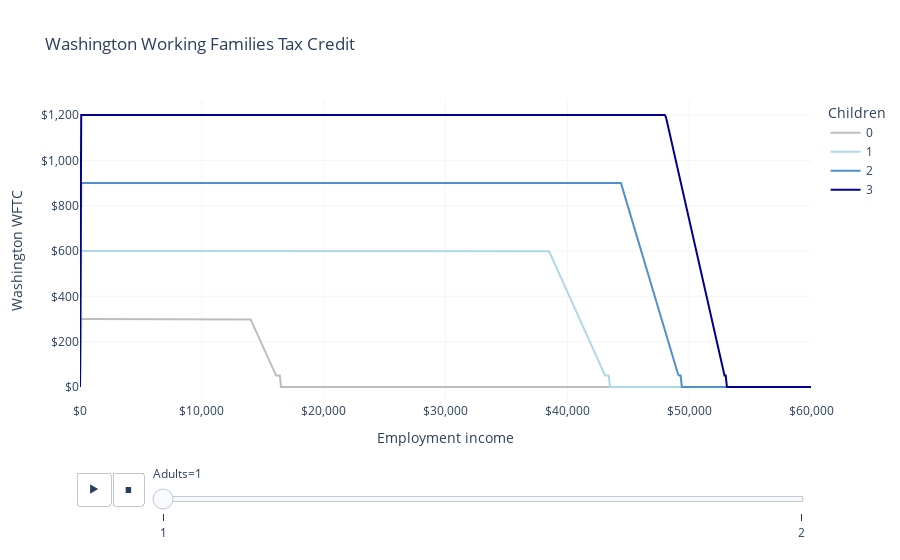

Write notebook code for a chart like this one.
### Markdown cell above
# Washington Working Families Tax Credit

In 2008, the Washington State Legislature enacted the Working Families Tax Credit (WFTC, also called the Working Families Tax Exemption), but it was not funded until 2021, when Governor Jay Inslee signed [HB 1297](https://app.leg.wa.gov/billsummary?BillNumber=1297&Year=2021&Initiative=false) / [SB 5387](https://app.leg.wa.gov/billsummary?BillNumber=5387&Chamber=Senate&Year=2021).
The WFTC provides up to \$1,200 to filers who are eligible for the Earned Income Tax Credit, or who would be if their children had Social Security Numbers rather than Individual Taxpayer Identification Numbers.
Washington will deliver the first WFTC payments in 2023, based on 2022 tax returns.

## Examples

### Code cell
from policyengine_us import IndividualSim
import pandas as pd
import plotly.express as px

LIGHT_GRAY = "#F5F5F5"
GRAY = "#BDBDBD"
BLUE = "#5091cc"
LIGHT_BLUE = "lightblue"
DARK_BLUE = "darkblue"

COLOR_MAP = {"0": GRAY, "1": LIGHT_BLUE, "2": BLUE, "3": DARK_BLUE}


def make_wftc(adults, children):
    sim = IndividualSim(year=2022)
    sim.add_person(name="head", age=25)
    members = ["head"]
    if adults == 2:
        sim.add_person(name="spouse")
        members += ["spouse"]
    for i in range(children):
        child = "child{}".format(i)
        sim.add_person(name=child, age=6)
        members += [child]
    sim.add_tax_unit(name="tax_unit", members=members)
    sim.add_spm_unit(name="spm_unit", members=members)
    sim.add_household(name="household", members=members, state_code="WA")
    sim.vary("employment_income", max=60_000, step=100)
    return pd.DataFrame(
        dict(
            employment_income=sim.calc("employment_income")[0],
            wa_wftc=sim.calc("wa_working_families_tax_credit")[0].round(),
            mtr=-sim.deriv(
                "wa_working_families_tax_credit",
                "employment_income",
                wrt_target="head",
            ),
            adults=adults,
            children=str(children),
        )
    )


# Make a table of WFTCs for different numbers of adults and children.
l = []
for adults in range(1, 3):
    for children in range(0, 4):
        l.append(make_wftc(adults, children))

df = pd.concat(l)

LABELS = dict(
    employment_income="Employment income",
    mtr="Marginal tax rate of Washington WFTC",
    adults="Adults",
    children="Children",
    wa_wftc="Washington WFTC",
)

fig = px.line(
    df,
    "employment_income",
    "wa_wftc",
    color="children",
    animation_frame="adults",
    labels=LABELS,
    title="Washington Working Families Tax Credit",
    color_discrete_map=COLOR_MAP,
)
fig.update_layout(
    xaxis_tickformat="$,",
    yaxis_tickformat="$,",
    plot_bgcolor="white",
    xaxis_gridcolor=LIGHT_GRAY,
    yaxis_gridcolor=LIGHT_GRAY,
)
fig.show()

### Figure 1 — Plotly figure (JSON) as saved in the notebook; plotly's stock layout.template omitted (floating-point values rounded to 4 significant figures; data arrays with more than 128 entries replaced by an {"elided": "..."} marker saying what was removed)
{"data": [{"hovertemplate": "Children=0<br>Adults=1<br>Employment income=%{x}<br>Washington WFTC=%{y}<extra></extra>", "legendgroup": "0", "line": {"color": "#BDBDBD", "dash": "solid"}, "marker": {"symbol": "circle"}, "mode": "lines", "name": "0", "orientation": "v", "showlegend": true, "type": "scatter", "x": {"elided": "601 int values"}, "xaxis": "x", "y": {"elided": "601 int values"}, "yaxis": "y"}, {"hovertemplate": "Children=1<br>Adults=1<br>Employment income=%{x}<br>Washington WFTC=%{y}<extra></extra>", "legendgroup": "1", "line": {"color": "lightblue", "dash": "solid"}, "marker": {"symbol": "circle"}, "mode": "lines", "name": "1", "orientation": "v", "showlegend": true, "type": "scatter", "x": {"elided": "601 int values"}, "xaxis": "x", "y": {"elided": "601 int values"}, "yaxis": "y"}, {"hovertemplate": "Children=2<br>Adults=1<br>Employment income=%{x}<br>Washington WFTC=%{y}<extra></extra>", "legendgroup": "2", "line": {"color": "#5091cc", "dash": "solid"}, "marker": {"symbol": "circle"}, "mode": "lines", "name": "2", "orientation": "v", "showlegend": true, "type": "scatter", "x": {"elided": "601 int values"}, "xaxis": "x", "y": {"elided": "601 int values"}, "yaxis": "y"}, {"hovertemplate": "Children=3<br>Adults=1<br>Employment income=%{x}<br>Washington WFTC=%{y}<extra></extra>", "legendgroup": "3", "line": {"color": "darkblue", "dash": "solid"}, "marker": {"symbol": "circle"}, "mode": "lines", "name": "3", "orientation": "v", "showlegend": true, "type": "scatter", "x": {"elided": "601 int values"}, "xaxis": "x", "y": {"elided": "601 int values"}, "yaxis": "y"}], "layout": {"legend": {"title": {"text": "Children"}, "tracegroupgap": 0}, "plot_bgcolor": "white", "sliders": [{"active": 0, "currentvalue": {"prefix": "Adults="}, "len": 0.9, "pad": {"b": 10, "t": 60}, "steps": [{"args": [["1"], {"frame": {"duration": 0, "redraw": false}, "fromcurrent": true, "mode": "immediate", "transition": {"duration": 0, "easing": "linear"}}], "label": "1", "method": "animate"}, {"args": [["2"], {"frame": {"duration": 0, "redraw": false}, "fromcurrent": true, "mode": "immediate", "transition": {"duration": 0, "easing": "linear"}}], "label": "2", "method": "animate"}], "x": 0.1, "xanchor": "left", "y": 0, "yanchor": "top"}], "title": {"text": "Washington Working Families Tax Credit"}, "updatemenus": [{"buttons": [{"args": [null, {"frame": {"duration": 500, "redraw": false}, "fromcurrent": true, "mode": "immediate", "transition": {"duration": 500, "easing": "linear"}}], "label": "&#9654;", "method": "animate"}, {"args": [[null], {"frame": {"duration": 0, "redraw": false}, "fromcurrent": true, "mode": "immediate", "transition": {"duration": 0, "easing": "linear"}}], "label": "&#9724;", "method": "animate"}], "direction": "left", "pad": {"r": 10, "t": 70}, "showactive": false, "type": "buttons", "x": 0.1, "xanchor": "right", "y": 0, "yanchor": "top"}], "xaxis": {"anchor": "y", "domain": [0, 1], "gridcolor": "#F5F5F5", "tickformat": "$,", "title": {"text": "Employment income"}}, "yaxis": {"anchor": "x", "domain": [0, 1], "gridcolor": "#F5F5F5", "tickformat": "$,", "title": {"text": "Washington WFTC"}}}}
